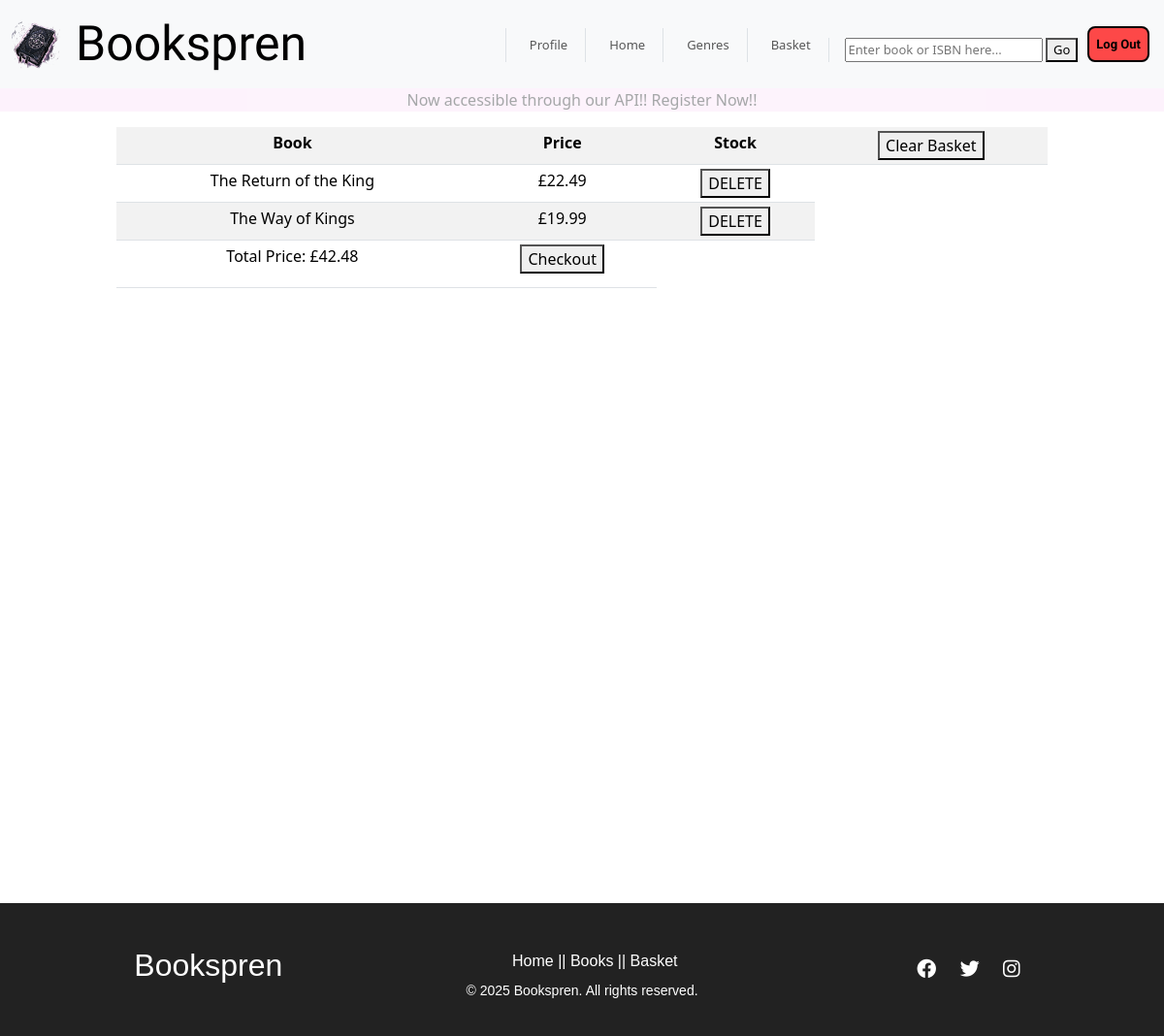
The app's page /cart/ (signed in) with its own data.
### apps/cart/models.py (models this page shows, shortened)
class Cart(models.Model):
    class Meta:
        verbose_name = 'Basket'
        verbose_name_plural = 'Baskets'
    user_id = models.ForeignKey(CustomUser, on_delete=models.SET_NULL, null=True)
    book = models.ForeignKey(Books, on_delete=models.SET_NULL, null = True)

### apps/api/models.py (models this page shows, shortened)
class Books(models.Model):
    class Meta:
        verbose_name_plural = 'Books'
    title = models.CharField(max_length=200)
    author = models.ForeignKey(Author, on_delete=models.CASCADE, related_name="books")
    category = models.ForeignKey(Category, on_delete=models.SET_NULL, null=True, related_name="books")
    description = models.TextField()
    original_price = models.DecimalField(max_digits=10, decimal_places=2, null=True, blank=True)
    price = models.DecimalField(max_digits=10, decimal_places=2)
    stock = models.PositiveIntegerField(default=0)
    cover_image = models.ImageField(upload_to='book_pics/', blank=True, null=True)
    published_date = models.DateField()
    isbn = models.CharField(max_length=13, unique=True)
    for_sale = models.BooleanField(default=False, null=True, blank=True)

### apps/cart/views.py (the view)
# urls.py: path('', views.cart, name="cart"),
@login_required
def cart(request):
    cart_items = Cart.objects.filter(user_id=request.user)
    total_price = sum(item.book.price for item in cart_items)
    if request.method == "POST":
        if "delete_cart" in request.POST:
            for item in cart_items:
                if item.book.stock is not None:
                    item.book.stock += 1
                    item.book.save()
            cart_items.delete()
            return redirect('cart')
        if "delete_item" in request.POST:
            cart_id = request.POST.get("cart_id")
            if cart_id:
                item = get_object_or_404(Cart, id=cart_id)
                item.book.stock += 1
                item.book.save()
                item.delete()
            return redirect('cart')
        if "checkout" in request.POST:
            items = Cart.objects.filter(user_id=request.user)
            for item in items:
                item.delete()
            return redirect('checkout')
    else:
        form = Cart_Deletion_Form()
    return render(request, "cart.html", {'cart': cart_items, 'form': form, 'total_price': total_price})

### apps/cart/forms.py
class Cart_Deletion_Form(forms.ModelForm):
    class Meta:
        model= Cart
        fields = '__all__'

### apps/cart/templates/cart.html (shortened to what this page needs)
{% extends "base.html" %}
{% block content %}
<table class="table table-sm table-responsive table-striped"  style="width:80%; margin: 0 auto; text-align:center;">
    <tr>
    <th>Book</th>
    <th>Price</th>
    <th>Stock</th>
    <th>
        <form method="POST">
                <button type="submit">Clear Basket</button>
        </form>
    </th>
    </tr>
    {% for bk in cart %}
        {%if user.username == bk.user_id.username %}
            <tr>
                <td>{{bk.book.title}}</td>
                <td>£{{bk.book.price}}</td>
                <td>
                    <form method="POST">
                        <button type="submit">DELETE</button>
                    </form>
                </td>
            </tr>
        {% endif %}
    {% endfor %}
    <tr>
        <td><p>Total Price: £{{total_price}}</p></td>
        {%if cart %}
        <td>
            <form method="POST">
                <button type="submit">Checkout</button>
            </form>
        </td>
       {%endif%}
    </tr>
</table>
{% endblock content %}

### records on screen
Cart: book "The Return of the King", book.price "22.49"
Cart: book "The Way of Kings", book.price "19.99"

### other values on screen
{{ total_price }} "42.48"
